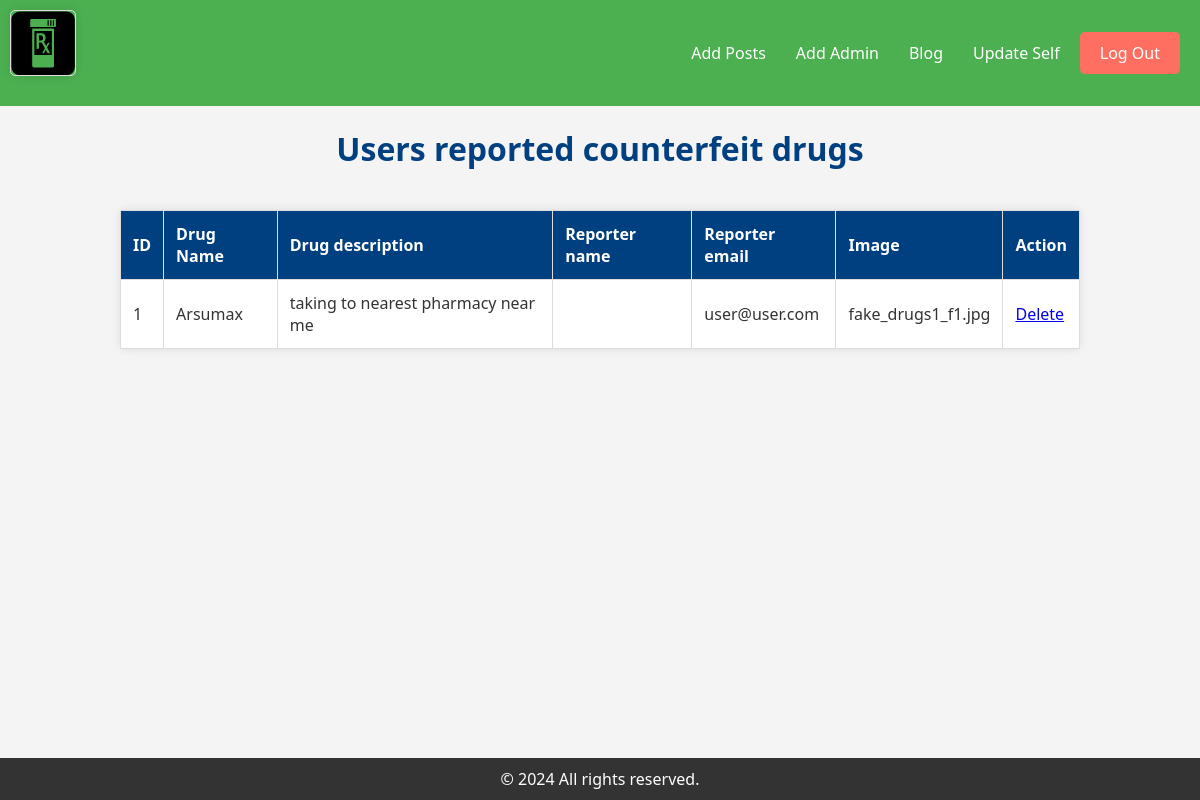
The page /admin/viewReports.php (signed in) on the database its author committed.
### tables this page shows
CREATE TABLE `drugreport` (
  `id` int(255) NOT NULL,
  `email` varchar(255) NOT NULL,
  `drugName` varchar(255) NOT NULL,
  `description` varchar(255) NOT NULL,
  `image` varchar(255) NOT NULL,
  `author_name` varchar(255) NOT NULL,
  `author_id` int(255) NOT NULL
);

### admin/viewReports.php (the view, shortened to what this page needs)
<!DOCTYPE html>
<html lang="en">
<head>
</head>
<body>
    <?php
    include("admin_header.php");
    $stmt = $conn->prepare("SELECT * FROM drugreport");
    $stmt->execute();
    $result = $stmt->get_result();
    if ($result->num_rows > 0) {
    ?>
        <h1>Users reported counterfeit drugs</h1>
        <table>
            <tr>
                <th>ID</th>
                <th>Drug Name</th>
                <th>Drug description</th>
                <th>Reporter name</th>
                <th>Reporter email</th>
                <th>Image</th>
                <th>Action</th>
            </tr>
            <?php
            while ($fetch_details = $result->fetch_assoc()) {
            ?>
                <tr>
                    <td><?= $fetch_details['id']; ?></td>
                    <td><?= $fetch_details['drugName']; ?></td>
                    <td><?= $fetch_details['description']; ?></td>
                    <td><?= $fetch_details['userName']; ?></td>
                    <td><?= $fetch_details['email']; ?></td>
                    <td><?= $fetch_details['image']; ?></td>
                    <td><a href="viewReports.php?delete=<?= $fetch_details['id']; ?>" onclick="return confirm('Delete this account? The user related information will also be delete!')">Delete</a></td>
                </tr>
            <?php
            }
            ?>
        </table>
    <?php
    } else {
        echo "<p class='error'>No counterfeit drugs reported by the general public</p>";
        exit();
    }
    include("../includes/footer.php");
    ?>
</body>
</html>

### admin/viewReports.php (style rules this page uses)
body { font-family: 'Arial', sans-serif; margin: 20px; text-align: center; background-color: #f5f5f5; color: #333; }
h1 { color: #004080; margin-bottom: 20px; }
table { border-collapse: collapse; width: 80%; margin: 20px auto; background-color: #fff; border: 1px solid #ddd; border-radius: 5px; box-shadow: 0 0 10px rgba(0, 0, 0, 0.1); }
th, td { border: 1px solid #ddd; padding: 12px; text-align: left; }
th { background-color: #004080; color: #fff; }

### includes/footer.php (style rules this page uses)
body { font-family: 'Segoe UI', Tahoma, Geneva, Verdana, sans-serif; margin: 0; padding: 0; background-color: #f4f4f4; color: #333; display: flex; flex-direction: column; min-height: 100vh; }

### rows shown on the page
drugreport: id "1", drugName "Arsumax", description "taking to nearest pharmacy near me", email "user@user.com", image "fake_drugs1_f1.jpg"
